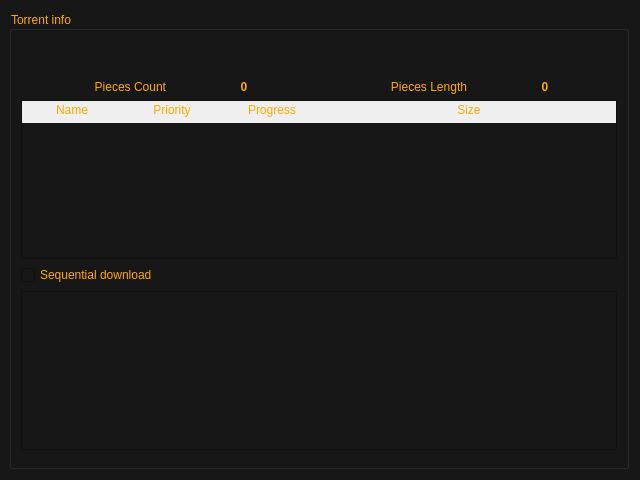
<?xml version="1.0" encoding="UTF-8"?>
<ui version="4.0">
 <class>itemDetails</class>
 <widget class="QDialog" name="itemDetails">
  <property name="windowModality">
   <enum>Qt::WindowModal</enum>
  </property>
  <property name="geometry">
   <rect>
    <x>0</x>
    <y>0</y>
    <width>640</width>
    <height>480</height>
   </rect>
  </property>
  <property name="minimumSize">
   <size>
    <width>640</width>
    <height>480</height>
   </size>
  </property>
  <property name="windowTitle">
   <string>Dialog</string>
  </property>
  <property name="styleSheet">
   <string notr="true">* {
background-color: rgb(23, 23, 23);
color: rgb(255, 170, 0);
}

QLineEdit {
	border-color: rgb(168, 168, 168);
	border-width:1px;
	border-style: solid;
}

QTableWidget {
	alternate-background-color: #616161;
}

QHeaderView::section {
	background-color: qlineargradient(x1:0, y1:0, x2:0, y2:1,
                                      stop:0 #616161, stop: 0.5 #505050,
                                      stop: 0.6 #434343, stop:1 #656565);
    border-style: none;
	padding-bottom:4px;
}

QHeaderView::section:horizontal
{

}

QHeaderView::section:vertical
{

}</string>
  </property>
  <layout class="QVBoxLayout" name="verticalLayout_2">
   <property name="leftMargin">
    <number>9</number>
   </property>
   <item>
    <layout class="QVBoxLayout" name="verticalLayout">
     <item>
      <widget class="QGroupBox" name="groupBox">
       <property name="title">
        <string>Torrent info</string>
       </property>
       <layout class="QVBoxLayout" name="verticalLayout_4">
        <item>
         <widget class="QLabel" name="lblTorrentName">
          <property name="text">
           <string/>
          </property>
         </widget>
        </item>
        <item>
         <widget class="QLabel" name="lblState">
          <property name="font">
           <font>
            <italic>true</italic>
           </font>
          </property>
          <property name="text">
           <string/>
          </property>
         </widget>
        </item>
        <item>
         <layout class="QHBoxLayout" name="horizontalLayout">
          <item>
           <layout class="QGridLayout" name="gridLayout">
            <item row="1" column="1">
             <widget class="QLabel" name="txtPiecesCount">
              <property name="font">
               <font>
                <weight>75</weight>
                <bold>true</bold>
               </font>
              </property>
              <property name="text">
               <string>0</string>
              </property>
              <property name="alignment">
               <set>Qt::AlignCenter</set>
              </property>
             </widget>
            </item>
            <item row="1" column="0">
             <widget class="QLabel" name="label">
              <property name="text">
               <string>Pieces Count</string>
              </property>
              <property name="alignment">
               <set>Qt::AlignRight|Qt::AlignTrailing|Qt::AlignVCenter</set>
              </property>
             </widget>
            </item>
           </layout>
          </item>
          <item>
           <layout class="QGridLayout" name="gridLayout_2">
            <item row="0" column="0">
             <widget class="QLabel" name="label_2">
              <property name="text">
               <string>Pieces Length</string>
              </property>
              <property name="alignment">
               <set>Qt::AlignRight|Qt::AlignTrailing|Qt::AlignVCenter</set>
              </property>
             </widget>
            </item>
            <item row="0" column="1">
             <widget class="QLabel" name="txtPiecesLength">
              <property name="font">
               <font>
                <weight>75</weight>
                <bold>true</bold>
               </font>
              </property>
              <property name="text">
               <string>0</string>
              </property>
              <property name="alignment">
               <set>Qt::AlignCenter</set>
              </property>
             </widget>
            </item>
           </layout>
          </item>
         </layout>
        </item>
        <item>
         <widget class="QTableWidget" name="tableFiles">
          <property name="palette">
           <palette>
            <active>
             <colorrole role="WindowText">
              <brush brushstyle="SolidPattern">
               <color alpha="255">
                <red>255</red>
                <green>170</green>
                <blue>0</blue>
               </color>
              </brush>
             </colorrole>
             <colorrole role="Button">
              <brush brushstyle="SolidPattern">
               <color alpha="255">
                <red>23</red>
                <green>23</green>
                <blue>23</blue>
               </color>
              </brush>
             </colorrole>
             <colorrole role="Text">
              <brush brushstyle="SolidPattern">
               <color alpha="255">
                <red>255</red>
                <green>170</green>
                <blue>0</blue>
               </color>
              </brush>
             </colorrole>
             <colorrole role="BrightText">
              <brush brushstyle="SolidPattern">
               <color alpha="255">
                <red>171</red>
                <green>171</green>
                <blue>171</blue>
               </color>
              </brush>
             </colorrole>
             <colorrole role="ButtonText">
              <brush brushstyle="SolidPattern">
               <color alpha="255">
                <red>255</red>
                <green>170</green>
                <blue>0</blue>
               </color>
              </brush>
             </colorrole>
             <colorrole role="Base">
              <brush brushstyle="SolidPattern">
               <color alpha="255">
                <red>23</red>
                <green>23</green>
                <blue>23</blue>
               </color>
              </brush>
             </colorrole>
             <colorrole role="Window">
              <brush brushstyle="SolidPattern">
               <color alpha="255">
                <red>23</red>
                <green>23</green>
                <blue>23</blue>
               </color>
              </brush>
             </colorrole>
             <colorrole role="AlternateBase">
              <brush brushstyle="SolidPattern">
               <color alpha="255">
                <red>97</red>
                <green>97</green>
                <blue>97</blue>
               </color>
              </brush>
             </colorrole>
            </active>
            <inactive>
             <colorrole role="WindowText">
              <brush brushstyle="SolidPattern">
               <color alpha="255">
                <red>255</red>
                <green>170</green>
                <blue>0</blue>
               </color>
              </brush>
             </colorrole>
             <colorrole role="Button">
              <brush brushstyle="SolidPattern">
               <color alpha="255">
                <red>23</red>
                <green>23</green>
                <blue>23</blue>
               </color>
              </brush>
             </colorrole>
             <colorrole role="Text">
              <brush brushstyle="SolidPattern">
               <color alpha="255">
                <red>255</red>
                <green>170</green>
                <blue>0</blue>
               </color>
              </brush>
             </colorrole>
             <colorrole role="BrightText">
              <brush brushstyle="SolidPattern">
               <color alpha="255">
                <red>255</red>
                <green>255</green>
                <blue>255</blue>
               </color>
              </brush>
             </colorrole>
             <colorrole role="ButtonText">
              <brush brushstyle="SolidPattern">
               <color alpha="255">
                <red>255</red>
                <green>170</green>
                <blue>0</blue>
               </color>
              </brush>
             </colorrole>
             <colorrole role="Base">
              <brush brushstyle="SolidPattern">
               <color alpha="255">
                <red>23</red>
                <green>23</green>
                <blue>23</blue>
               </color>
              </brush>
             </colorrole>
             <colorrole role="Window">
              <brush brushstyle="SolidPattern">
               <color alpha="255">
                <red>23</red>
                <green>23</green>
                <blue>23</blue>
               </color>
              </brush>
             </colorrole>
             <colorrole role="AlternateBase">
              <brush brushstyle="SolidPattern">
               <color alpha="255">
                <red>97</red>
                <green>97</green>
                <blue>97</blue>
               </color>
              </brush>
             </colorrole>
            </inactive>
            <disabled>
             <colorrole role="WindowText">
              <brush brushstyle="SolidPattern">
               <color alpha="255">
                <red>255</red>
                <green>170</green>
                <blue>0</blue>
               </color>
              </brush>
             </colorrole>
             <colorrole role="Button">
              <brush brushstyle="SolidPattern">
               <color alpha="255">
                <red>23</red>
                <green>23</green>
                <blue>23</blue>
               </color>
              </brush>
             </colorrole>
             <colorrole role="Text">
              <brush brushstyle="SolidPattern">
               <color alpha="255">
                <red>255</red>
                <green>170</green>
                <blue>0</blue>
               </color>
              </brush>
             </colorrole>
             <colorrole role="BrightText">
              <brush brushstyle="SolidPattern">
               <color alpha="255">
                <red>255</red>
                <green>255</green>
                <blue>255</blue>
               </color>
              </brush>
             </colorrole>
             <colorrole role="ButtonText">
              <brush brushstyle="SolidPattern">
               <color alpha="255">
                <red>255</red>
                <green>170</green>
                <blue>0</blue>
               </color>
              </brush>
             </colorrole>
             <colorrole role="Base">
              <brush brushstyle="SolidPattern">
               <color alpha="255">
                <red>23</red>
                <green>23</green>
                <blue>23</blue>
               </color>
              </brush>
             </colorrole>
             <colorrole role="Window">
              <brush brushstyle="SolidPattern">
               <color alpha="255">
                <red>23</red>
                <green>23</green>
                <blue>23</blue>
               </color>
              </brush>
             </colorrole>
             <colorrole role="AlternateBase">
              <brush brushstyle="SolidPattern">
               <color alpha="255">
                <red>97</red>
                <green>97</green>
                <blue>97</blue>
               </color>
              </brush>
             </colorrole>
            </disabled>
           </palette>
          </property>
          <property name="font">
           <font>
            <pointsize>10</pointsize>
           </font>
          </property>
          <property name="styleSheet">
           <string notr="true"/>
          </property>
          <property name="alternatingRowColors">
           <bool>true</bool>
          </property>
          <property name="selectionMode">
           <enum>QAbstractItemView::NoSelection</enum>
          </property>
          <property name="horizontalScrollMode">
           <enum>QAbstractItemView::ScrollPerPixel</enum>
          </property>
          <property name="gridStyle">
           <enum>Qt::DashLine</enum>
          </property>
          <property name="sortingEnabled">
           <bool>true</bool>
          </property>
          <attribute name="horizontalHeaderShowSortIndicator" stdset="0">
           <bool>true</bool>
          </attribute>
          <attribute name="horizontalHeaderStretchLastSection">
           <bool>true</bool>
          </attribute>
          <attribute name="verticalHeaderVisible">
           <bool>false</bool>
          </attribute>
          <column>
           <property name="text">
            <string>Name</string>
           </property>
          </column>
          <column>
           <property name="text">
            <string>Priority</string>
           </property>
          </column>
          <column>
           <property name="text">
            <string>Progress</string>
           </property>
          </column>
          <column>
           <property name="text">
            <string>Size</string>
           </property>
          </column>
         </widget>
        </item>
        <item>
         <widget class="QCheckBox" name="checkBox">
          <property name="text">
           <string>Sequential download</string>
          </property>
         </widget>
        </item>
        <item>
         <widget class="QTextEdit" name="lblPieces">
          <property name="focusPolicy">
           <enum>Qt::NoFocus</enum>
          </property>
          <property name="styleSheet">
           <string notr="true">span {
	border-bottom:2px solid #FF0000;
}</string>
          </property>
          <property name="horizontalScrollBarPolicy">
           <enum>Qt::ScrollBarAlwaysOff</enum>
          </property>
          <property name="sizeAdjustPolicy">
           <enum>QAbstractScrollArea::AdjustIgnored</enum>
          </property>
          <property name="undoRedoEnabled">
           <bool>false</bool>
          </property>
          <property name="readOnly">
           <bool>true</bool>
          </property>
          <property name="textInteractionFlags">
           <set>Qt::NoTextInteraction</set>
          </property>
         </widget>
        </item>
        <item>
         <spacer name="verticalSpacer">
          <property name="orientation">
           <enum>Qt::Vertical</enum>
          </property>
          <property name="sizeHint" stdset="0">
           <size>
            <width>20</width>
            <height>40</height>
           </size>
          </property>
         </spacer>
        </item>
       </layout>
      </widget>
     </item>
    </layout>
   </item>
  </layout>
 </widget>
 <resources/>
 <connections/>
</ui>
